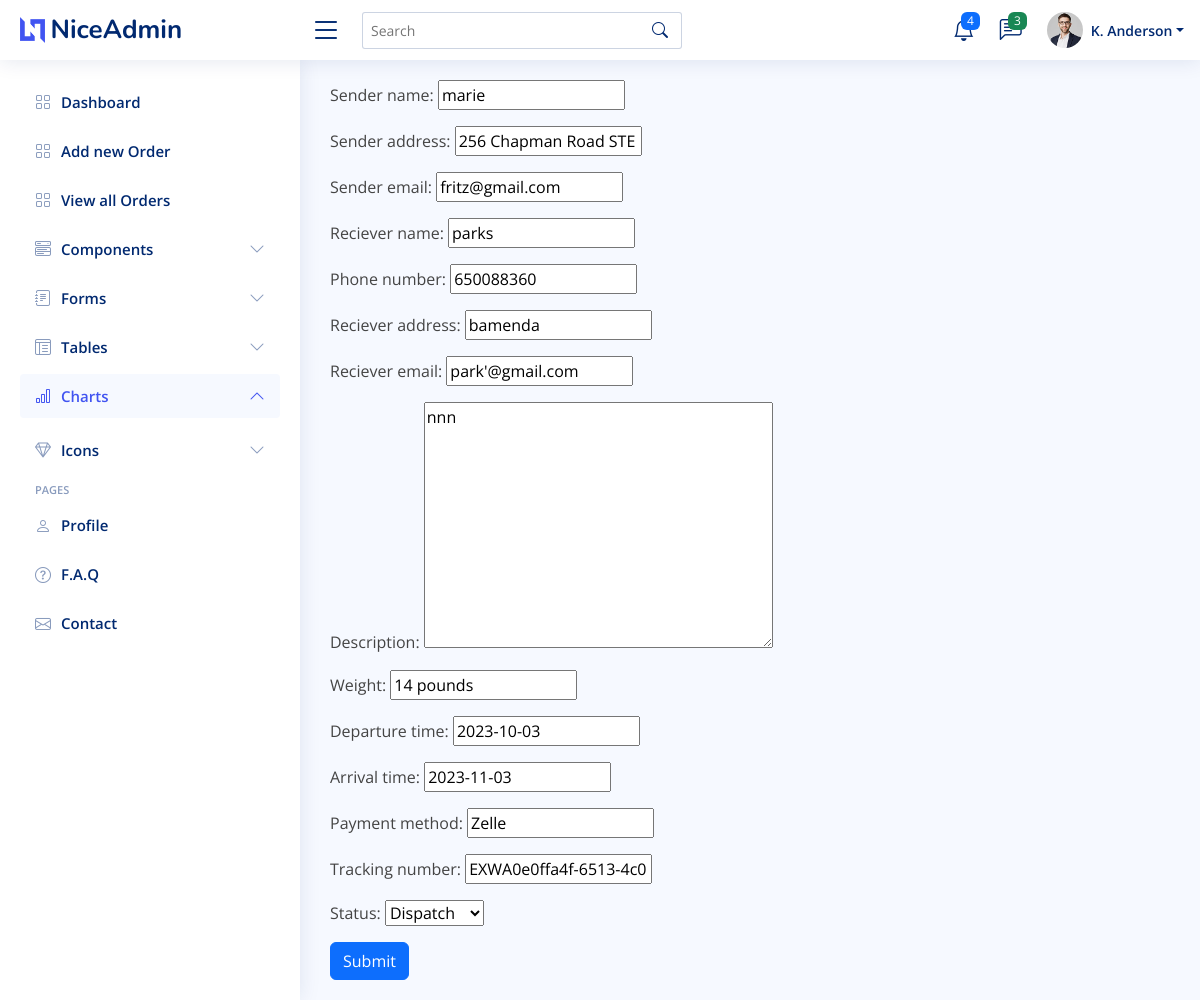
The app's page /adminside/update-order/fce760ea4e6b49118595ccb7d4c76d97/, older data.
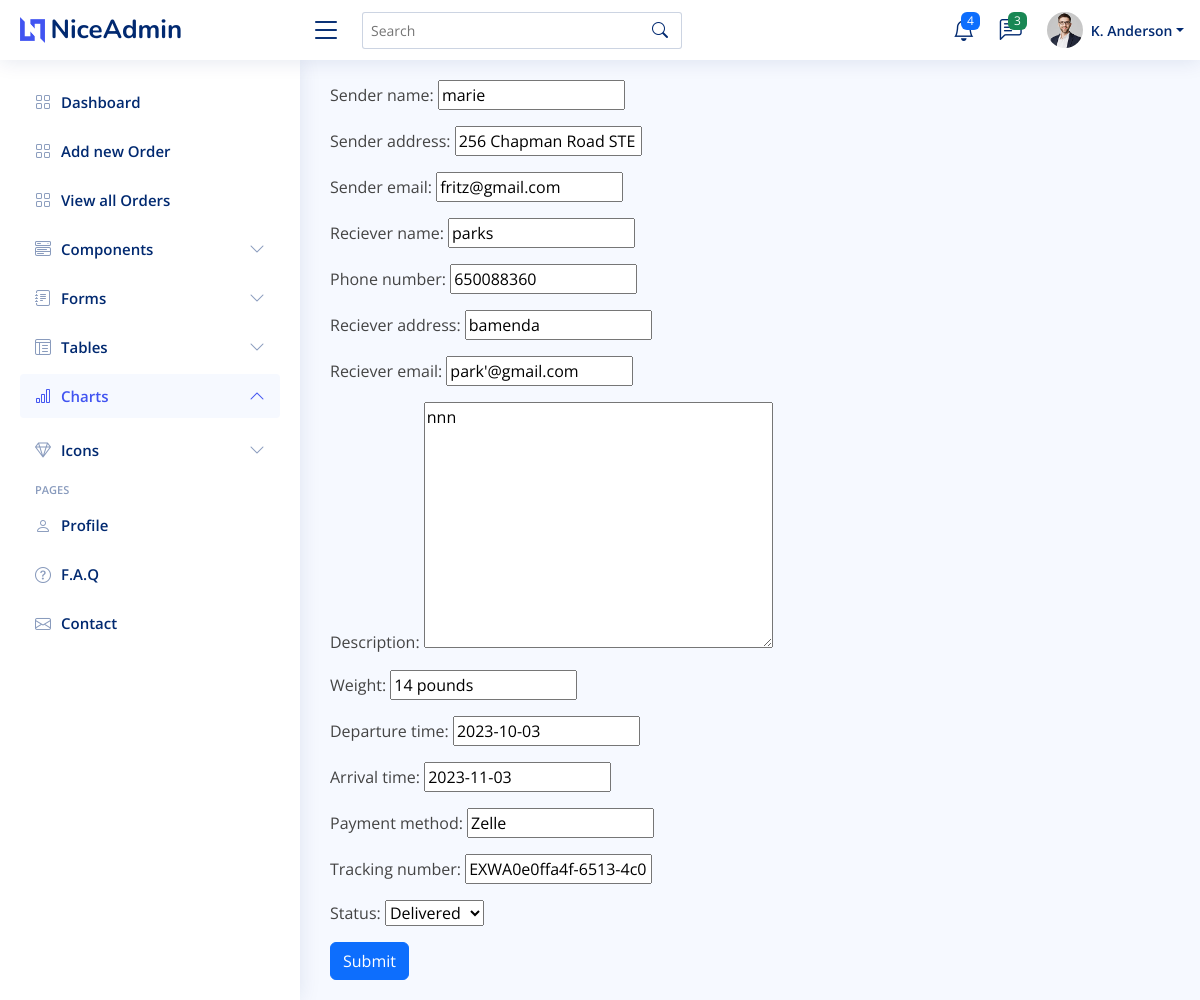
The same page, newer data.
### adminside/models.py (models this page shows, shortened)
class Order(models.Model):
    sender_name = models.CharField(max_length=50)
    sender_address = models.CharField(max_length=50)
    sender_email = models.EmailField()
    reciever_name = models.CharField(max_length=50, null=True, blank=True)
    Phone_number= models.CharField(null=True, blank=True, max_length=50)
    reciever_address = models.CharField(max_length=50, null=True, blank=True)
    reciever_email = models.EmailField()
    description = models.TextField(null=True, blank=True)
    weight = models.CharField(max_length=50, null=True, blank=True)
    departure_time = models.DateField(null=True, blank=True)
    arrival_time = models.DateField(null=True, blank=True)
    payment_method = models.CharField(max_length=50, null=True, blank=True)
    tracking_number = models.CharField(default=f"EXWA{str(uuid.uuid4())[:18]}-ORDER", max_length=30, unique=True)
    status = models.IntegerField(choices=ORDERSTATUS, default=1)
    id = models.UUIDField(default=uuid.uuid4, unique=True, primary_key=True, editable= False)
    date_added = models.DateTimeField(auto_now_add = True)
    updated = models.DateTimeField(auto_now=True)
    class Meta:
        ordering = ['-date_added']

### adminside/views.py (the view)
# urls.py: path('update-order/<str:pk>/',views.updateOrder, name='update-order'),
def updateOrder(request, pk):
    order = Order.objects.get(id=pk)
    form = Orderform(instance=order)
    if request.method =='POST':
        form = Orderform(request.POST, instance=order)
        if form.is_valid():
            form.save()
            return redirect('AdminSide:order-list')
    context = {'form':form}
    return render(request, 'newOrder.html',context )

### adminside/forms.py
class Orderform(ModelForm):
    class Meta:
        model = Order
        fields = '__all__'

### adminside/templates/newOrder.html (shortened to what this page needs)
{% extends 'base.html' %}
{% load static %}
{% block css %}
<link rel="stylesheet" href="{% static 'orderform.css' %}">
{% endblock %}
{% block content %}
<form action="" method="POST">
  {{form.as_p}}
      <div class="col-12">
        <button class="btn btn-primary" type="submit">Submit</button>
      </div>
</form>
{% endblock %}

Row changes from the older to the newer data that the page shows:
changed Order "marie": status "Dispatch" → "Delivered"
